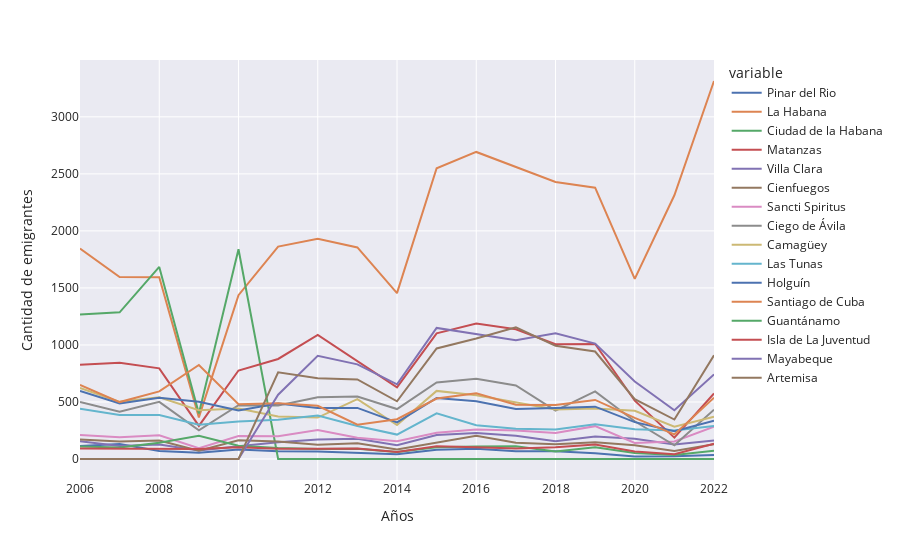

Notebook code for this chart:
### Markdown cell above
#### ¿Cuántas personas han tomado decisiones similares o iguales a la de Juan y Mireya?

Muchas personas a lo largo de los años han emigrado hacias otras provincias, antes de la división político administrativa (DPA) del 2011 existia Ciudad de la Habana, la cual era la capital y alcanzó las mayores cantidades de migrantes en los años 2008 y 2010 con 1684,1839 respectivamente. Después de la DPA se incorporan las provincias Artemisa y Mayabeque y deja de exisitr Ciudad de la Habana. La Habana, al pasar a ser la Capital del pais pasa a ser rápidamente el objetivo de la mayor cantidad de personas, por lo que no es de extrañar que fuera la provincia lider en cifras a partir de ese momento, en el 2016 con 2692 y en 2022 con un total de 3314 personas, La Habana alcanza sus picos más altos. Otras provincias donde se alcanza cifras interesantes son Matanzas, Mayabeque y Artemisa que se mantienen con un ritmo relativamente constante de emigrantes en los diferentes años.

Provincias como Guantánamo, Pinar del Rio y La Isla de la Juventud presentan un flujo de migrantes granmences muy bajo, una de ellas ubicadas en la zona más oriental del país (Guantánamo), y la otra en la zona más occidental       (Pinar del Rio). Se concluye que la gran mayoria de los migrantes si deciden tomar decisiones similares a Juan y Mireya con destino hacia la capital o sus alrededores (Matanzas, Mayabeque y Artemisa).
##### ¿Porqué pasará esto?
 Es algo común qué el destino de los migrantes de un pais sea la capital, esta se cuenta con la mayor cantidad de recursos, muchas más oportunidades laborales tanto en la misma capital como en el exterior. Pero no todos tienen acceso a la capital o  no quieren perder el ambiente rural y deciden optar con ubicaciones a sus fornteras, así grantizan un viaje más corto hacia la capital donde pueden abastecerse de productos básicos de primera necesidad e incluso pueden garantizarse trabajo o educación, en esta ultima solo hay carreras universitarias que solo se estudian en la Habana, un claro ejemplo es la carrera Ciencia de Datos que solo está disponible en la región occidental.

### Code cell
#llamamos a la función llenar_listas 
# con los dos primeros parametros son los filtros para llenar la lista con los datos del json
# el tercer parametro es una lista de todas las Provincias
provi = llenar_lista("ProvinciasMI","emigracion06-22",granma['Provincias'])

#separar datos de hombres que estan en los indices par
proviH = [y for x,y in enumerate(provi) if x%2 == 0 ]

#lo llevamos a matriz de numpy
proviH = np.array(proviH)

#separar datos de mujeres que están en indice impar
proviM = [y for x,y in enumerate(provi)if x%2 != 0]

#lo llevamos a matriz de numpy
proviM = np.array(proviM)

#sumamos los hombres mas las mujeres
sumaH_M = proviM + proviH

#creamos el dataFrame de Hombres y mujeres de la emigración interna desde el 2006-2022
#se le asigna a los indices las provincias y a las columnas los años del 2006-2022
df = pd.DataFrame(sumaH_M,index = granma["Provincias"],columns = [x for x in granma["años"]if x >= 2006])

#le hacemos la transpuesta
df = df.T

#creamos un gráfico de lineas con plotly
fig = px.line(df,x = df.index,y = df.columns,template = 'seaborn')
#cambiamos el nombre de los ejes de coordenadas
fig.update_yaxes(title_text = 'Cantidad de emigrantes')
fig.update_xaxes(title_text = 'Años')

### Figure 1 — Plotly figure (JSON) as saved in the notebook; plotly's stock layout.template omitted (floating-point values rounded to 4 significant figures)
{"data": [{"hovertemplate": "variable=Pinar del Rio<br>index=%{x}<br>value=%{y}<extra></extra>", "legendgroup": "Pinar del Rio", "line": {"color": "rgb(76,114,176)", "dash": "solid"}, "marker": {"symbol": "circle"}, "mode": "lines", "name": "Pinar del Rio", "orientation": "v", "showlegend": true, "type": "scatter", "x": [2006, 2007, 2008, 2009, 2010, 2011, 2012, 2013, 2014, 2015, 2016, 2017, 2018, 2019, 2020, 2021, 2022], "xaxis": "x", "y": [114, 132, 70, 55, 84, 67, 66, 54, 41, 82, 90, 69, 67, 51, 23, 24, 35], "yaxis": "y"}, {"hovertemplate": "variable=La Habana<br>index=%{x}<br>value=%{y}<extra></extra>", "legendgroup": "La Habana", "line": {"color": "rgb(221,132,82)", "dash": "solid"}, "marker": {"symbol": "circle"}, "mode": "lines", "name": "La Habana", "orientation": "v", "showlegend": true, "type": "scatter", "x": [2006, 2007, 2008, 2009, 2010, 2011, 2012, 2013, 2014, 2015, 2016, 2017, 2018, 2019, 2020, 2021, 2022], "xaxis": "x", "y": [1846, 1595, 1594, 365, 1436, 1862, 1931, 1855, 1454, 2549, 2692, 2562, 2429, 2379, 1579, 2312, 3314], "yaxis": "y"}, {"hovertemplate": "variable=Ciudad de la Habana<br>index=%{x}<br>value=%{y}<extra></extra>", "legendgroup": "Ciudad de la Habana", "line": {"color": "rgb(85,168,104)", "dash": "solid"}, "marker": {"symbol": "circle"}, "mode": "lines", "name": "Ciudad de la Habana", "orientation": "v", "showlegend": true, "type": "scatter", "x": [2006, 2007, 2008, 2009, 2010, 2011, 2012, 2013, 2014, 2015, 2016, 2017, 2018, 2019, 2020, 2021, 2022], "xaxis": "x", "y": [1266, 1286, 1684, 399, 1839, 0, 0, 0, 0, 0, 0, 0, 0, 0, 0, 0, 0], "yaxis": "y"}, {"hovertemplate": "variable=Matanzas<br>index=%{x}<br>value=%{y}<extra></extra>", "legendgroup": "Matanzas", "line": {"color": "rgb(196,78,82)", "dash": "solid"}, "marker": {"symbol": "circle"}, "mode": "lines", "name": "Matanzas", "orientation": "v", "showlegend": true, "type": "scatter", "x": [2006, 2007, 2008, 2009, 2010, 2011, 2012, 2013, 2014, 2015, 2016, 2017, 2018, 2019, 2020, 2021, 2022], "xaxis": "x", "y": [827, 844, 795, 290, 776, 877, 1088, 856, 628, 1102, 1188, 1138, 1007, 1008, 511, 187, 574], "yaxis": "y"}, {"hovertemplate": "variable=Villa Clara<br>index=%{x}<br>value=%{y}<extra></extra>", "legendgroup": "Villa Clara", "line": {"color": "rgb(129,114,179)", "dash": "solid"}, "marker": {"symbol": "circle"}, "mode": "lines", "name": "Villa Clara", "orientation": "v", "showlegend": true, "type": "scatter", "x": [2006, 2007, 2008, 2009, 2010, 2011, 2012, 2013, 2014, 2015, 2016, 2017, 2018, 2019, 2020, 2021, 2022], "xaxis": "x", "y": [156, 114, 127, 75, 111, 146, 171, 177, 120, 211, 229, 203, 155, 198, 177, 128, 163], "yaxis": "y"}, {"hovertemplate": "variable=Cienfuegos<br>index=%{x}<br>value=%{y}<extra></extra>", "legendgroup": "Cienfuegos", "line": {"color": "rgb(147,120,96)", "dash": "solid"}, "marker": {"symbol": "circle"}, "mode": "lines", "name": "Cienfuegos", "orientation": "v", "showlegend": true, "type": "scatter", "x": [2006, 2007, 2008, 2009, 2010, 2011, 2012, 2013, 2014, 2015, 2016, 2017, 2018, 2019, 2020, 2021, 2022], "xaxis": "x", "y": [171, 154, 163, 72, 164, 153, 124, 139, 84, 142, 204, 142, 130, 146, 120, 71, 130], "yaxis": "y"}, {"hovertemplate": "variable=Sancti Spiritus<br>index=%{x}<br>value=%{y}<extra></extra>", "legendgroup": "Sancti Spiritus", "line": {"color": "rgb(218,139,195)", "dash": "solid"}, "marker": {"symbol": "circle"}, "mode": "lines", "name": "Sancti Spiritus", "orientation": "v", "showlegend": true, "type": "scatter", "x": [2006, 2007, 2008, 2009, 2010, 2011, 2012, 2013, 2014, 2015, 2016, 2017, 2018, 2019, 2020, 2021, 2022], "xaxis": "x", "y": [210, 190, 208, 94, 202, 200, 255, 186, 156, 230, 259, 250, 229, 288, 140, 153, 283], "yaxis": "y"}, {"hovertemplate": "variable=Ciego de Ávila<br>index=%{x}<br>value=%{y}<extra></extra>", "legendgroup": "Ciego de Ávila", "line": {"color": "rgb(140,140,140)", "dash": "solid"}, "marker": {"symbol": "circle"}, "mode": "lines", "name": "Ciego de Ávila", "orientation": "v", "showlegend": true, "type": "scatter", "x": [2006, 2007, 2008, 2009, 2010, 2011, 2012, 2013, 2014, 2015, 2016, 2017, 2018, 2019, 2020, 2021, 2022], "xaxis": "x", "y": [500, 415, 501, 251, 471, 469, 542, 547, 438, 671, 704, 645, 424, 593, 331, 120, 432], "yaxis": "y"}, {"hovertemplate": "variable=Camagüey<br>index=%{x}<br>value=%{y}<extra></extra>", "legendgroup": "Camagüey", "line": {"color": "rgb(204,185,116)", "dash": "solid"}, "marker": {"symbol": "circle"}, "mode": "lines", "name": "Camagüey", "orientation": "v", "showlegend": true, "type": "scatter", "x": [2006, 2007, 2008, 2009, 2010, 2011, 2012, 2013, 2014, 2015, 2016, 2017, 2018, 2019, 2020, 2021, 2022], "xaxis": "x", "y": [623, 501, 541, 428, 443, 372, 363, 525, 298, 597, 559, 499, 434, 443, 423, 284, 371], "yaxis": "y"}, {"hovertemplate": "variable=Las Tunas<br>index=%{x}<br>value=%{y}<extra></extra>", "legendgroup": "Las Tunas", "line": {"color": "rgb(100,181,205)", "dash": "solid"}, "marker": {"symbol": "circle"}, "mode": "lines", "name": "Las Tunas", "orientation": "v", "showlegend": true, "type": "scatter", "x": [2006, 2007, 2008, 2009, 2010, 2011, 2012, 2013, 2014, 2015, 2016, 2017, 2018, 2019, 2020, 2021, 2022], "xaxis": "x", "y": [441, 385, 386, 301, 328, 345, 381, 289, 214, 400, 296, 266, 259, 305, 260, 250, 290], "yaxis": "y"}, {"hovertemplate": "variable=Holguín<br>index=%{x}<br>value=%{y}<extra></extra>", "legendgroup": "Holguín", "line": {"color": "rgb(76,114,176)", "dash": "solid"}, "marker": {"symbol": "circle"}, "mode": "lines", "name": "Holguín", "orientation": "v", "showlegend": true, "type": "scatter", "x": [2006, 2007, 2008, 2009, 2010, 2011, 2012, 2013, 2014, 2015, 2016, 2017, 2018, 2019, 2020, 2021, 2022], "xaxis": "x", "y": [597, 486, 537, 501, 425, 487, 448, 448, 321, 535, 507, 439, 447, 459, 323, 244, 335], "yaxis": "y"}, {"hovertemplate": "variable=Santiago de Cuba<br>index=%{x}<br>value=%{y}<extra></extra>", "legendgroup": "Santiago de Cuba", "line": {"color": "rgb(221,132,82)", "dash": "solid"}, "marker": {"symbol": "circle"}, "mode": "lines", "name": "Santiago de Cuba", "orientation": "v", "showlegend": true, "type": "scatter", "x": [2006, 2007, 2008, 2009, 2010, 2011, 2012, 2013, 2014, 2015, 2016, 2017, 2018, 2019, 2020, 2021, 2022], "xaxis": "x", "y": [650, 499, 593, 824, 481, 488, 467, 301, 349, 530, 577, 475, 473, 518, 360, 216, 537], "yaxis": "y"}, {"hovertemplate": "variable=Guantánamo<br>index=%{x}<br>value=%{y}<extra></extra>", "legendgroup": "Guantánamo", "line": {"color": "rgb(85,168,104)", "dash": "solid"}, "marker": {"symbol": "circle"}, "mode": "lines", "name": "Guantánamo", "orientation": "v", "showlegend": true, "type": "scatter", "x": [2006, 2007, 2008, 2009, 2010, 2011, 2012, 2013, 2014, 2015, 2016, 2017, 2018, 2019, 2020, 2021, 2022], "xaxis": "x", "y": [110, 100, 142, 204, 116, 96, 87, 89, 62, 104, 109, 111, 66, 103, 53, 35, 72], "yaxis": "y"}, {"hovertemplate": "variable=Isla de La Juventud<br>index=%{x}<br>value=%{y}<extra></extra>", "legendgroup": "Isla de La Juventud", "line": {"color": "rgb(196,78,82)", "dash": "solid"}, "marker": {"symbol": "circle"}, "mode": "lines", "name": "Isla de La Juventud", "orientation": "v", "showlegend": true, "type": "scatter", "x": [2006, 2007, 2008, 2009, 2010, 2011, 2012, 2013, 2014, 2015, 2016, 2017, 2018, 2019, 2020, 2021, 2022], "xaxis": "x", "y": [92, 92, 86, 87, 103, 89, 90, 91, 61, 112, 103, 91, 103, 128, 65, 41, 134], "yaxis": "y"}, {"hovertemplate": "variable=Mayabeque<br>index=%{x}<br>value=%{y}<extra></extra>", "legendgroup": "Mayabeque", "line": {"color": "rgb(129,114,179)", "dash": "solid"}, "marker": {"symbol": "circle"}, "mode": "lines", "name": "Mayabeque", "orientation": "v", "showlegend": true, "type": "scatter", "x": [2006, 2007, 2008, 2009, 2010, 2011, 2012, 2013, 2014, 2015, 2016, 2017, 2018, 2019, 2020, 2021, 2022], "xaxis": "x", "y": [0, 0, 0, 0, 0, 564, 905, 830, 655, 1149, 1093, 1042, 1102, 1012, 680, 427, 742], "yaxis": "y"}, {"hovertemplate": "variable=Artemisa<br>index=%{x}<br>value=%{y}<extra></extra>", "legendgroup": "Artemisa", "line": {"color": "rgb(147,120,96)", "dash": "solid"}, "marker": {"symbol": "circle"}, "mode": "lines", "name": "Artemisa", "orientation": "v", "showlegend": true, "type": "scatter", "x": [2006, 2007, 2008, 2009, 2010, 2011, 2012, 2013, 2014, 2015, 2016, 2017, 2018, 2019, 2020, 2021, 2022], "xaxis": "x", "y": [0, 0, 0, 0, 0, 760, 707, 698, 506, 969, 1056, 1154, 992, 942, 524, 346, 909], "yaxis": "y"}], "layout": {"legend": {"title": {"text": "variable"}, "tracegroupgap": 0}, "margin": {"t": 60}, "xaxis": {"anchor": "y", "domain": [0, 1], "title": {"text": "Años"}}, "yaxis": {"anchor": "x", "domain": [0, 1], "title": {"text": "Cantidad de emigrantes"}}}}
